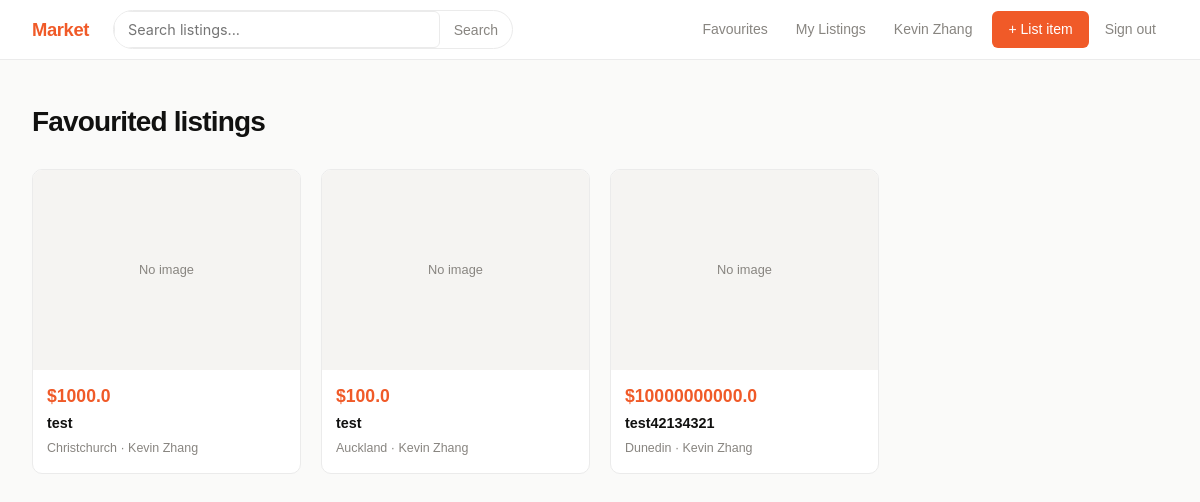
Page /favourites (signed in) on the committed database.
### app.py (models this page shows)
class User(UserMixin, db.Model):
    id = db.Column(db.Integer, primary_key=True)
    google_id = db.Column(db.String(128), unique=True, nullable=False)
    name = db.Column(db.String(128), nullable=False)
    email = db.Column(db.String(256), nullable=True)
    listings = db.relationship("Listing", backref="seller")
    favourites = db.relationship("Listing", secondary=favourites_table)

class Listing(db.Model):
    id = db.Column(db.Integer, primary_key=True)
    user_id = db.Column(db.Integer, db.ForeignKey("user.id"))
    title = db.Column(db.String(200), nullable=False)
    description = db.Column(db.Text, nullable=False)
    price = db.Column(db.Float, nullable=False)
    location = db.Column(db.String(200), nullable=False)
    image_filename = db.Column(db.String(256))

### app.py (the view)
@app.route('/favourites')
@login_required
def favourites():
    listings = current_user.favourites
    return render_template('favourites.html', listings=listings)

### app.py (called while the page is built)
@login_manager.user_loader
def load_user(user_id):
    return User.query.get(int(user_id))

### templates/favourites.html (shortened to what this page needs)
{% extends "base.html" %}
{% block content %}
<h1>Favourited listings</h1>
{% if listings %}
    <div class="listings-grid">
        {% for listing in listings %}
            <a href="{{ url_for('view_listing', listing_id=listing.id) }}" class="listing-card">
                <div class="listing-card-img">
                    {% if listing.image_filename %}
                        <img src="{{ url_for('static', filename='uploads/' ~ listing.image_filename) }}" alt="{{ listing.title }}">
                    {% else %}
                        <div class="listing-card-no-img">No image</div>
                    {% endif %}
                </div>
                <div class="listing-card-body">
                    <p class="listing-card-price">${{ listing.price }}</p>
                    <p class="listing-card-title">{{ listing.title }}</p>
                    <p class="listing-card-details">{{ listing.location }} · {{ listing.seller.name }}</p>
                </div>
            </a>
        {% endfor %}
    </div>
{% else %}
    <div class="empty">
        <h2>Nothing favourited yet</h2>
    </div>
{% endif %}
{% endblock %}

### templates/base.html (shortened to what this page needs)
<!DOCTYPE html>
<html lang="en">
<head>
    <link rel="stylesheet" href="{{ url_for('static', filename='style/base.css') }}">
</head>
<body>
<nav>
    <a href="{{ url_for('home') }}" class="nav-logo">Market</a>
    <form class="nav-search" method="GET" action="{{ url_for('home') }}">
        <input type="text" name="search" placeholder="Search listings..." value="{{ request.args.get('search', '') }}">
        <button type="submit">Search</button>
    </form>
    <div class="nav-links">
        {% if current_user.is_authenticated %}
            <a href="{{ url_for('favourites') }}" class="nav-link">Favourites</a>
            <a href="{{ url_for('my_listing') }}" class="nav-link">My Listings</a>
            <span class="nav-name">{{ current_user.name }}</span>
            <a href="{{ url_for('create_listing') }}" class="btn-nav">+ List item</a>
            <a href="{{ url_for('logout') }}" class="nav-link">Sign out</a>
        {% else %}
            <a href="{{ url_for('google_login') }}" class="btn-nav">Sign in</a>
        {% endif %}
    </div>
</nav>
<main>
    {% block content %}{% endblock %}
</main>
</body>
</html>

### static/style/base.css (style rules this page uses)
*, *::before, *::after { box-sizing: border-box; margin: 0; padding: 0; }
:root { --orange: #f05a28; --orange-dk: #d44a1a; --orange-lt: #fff4f0; --bg: #fafaf9; --surface: #ffffff; --border: #ebebeb; --text: #111110; --muted: #888580; --radius: 10px; --radius-sm: 6px; }
body { font-family: sans-serif; background: var(--bg); color: var(--text); min-height: 100vh; display: flex; flex-direction: column; line-height: 1.6; }
a { color: inherit; text-decoration: none; }
h1 { font-family: sans-serif; font-size: 1.75rem; font-weight: 800; letter-spacing: -.03em; margin-bottom: 24px; }
nav { background: var(--surface); border-bottom: 1px solid var(--border); padding: 0 32px; height: 60px; display: flex; align-items: center; gap: 24px; position: sticky; top: 0; z-index: 100; }
.nav-logo { font-family: 'Syne', sans-serif; font-weight: 800; font-size: 1.15rem; color: var(--orange); letter-spacing: -.02em; white-space: nowrap; }
.nav-search { flex: 1; max-width: 400px; display: flex; border: 1.5px solid var(--border); border-radius: 999px; overflow: hidden; transition: border-color .15s; }
.nav-search input { flex: 1; border: none; background: transparent; padding: 7px 16px; font-family: 'Inter', sans-serif; font-size: .875rem; color: var(--text); outline: none; }
.nav-search button { border: none; background: transparent; padding: 0 14px; cursor: pointer; color: var(--muted); font-size: .875rem; }
.nav-links { display: flex; align-items: center; gap: 4px; margin-left: auto; }
.nav-link { font-size: .875rem; font-weight: 500; color: var(--muted); padding: 6px 12px; border-radius: var(--radius-sm); transition: color .15s, background .15s; }
.nav-name { font-size: .875rem; font-weight: 500; color: var(--muted); padding: 6px 12px; }
.btn-nav { background: var(--orange); color: #fff; font-size: .875rem; font-weight: 500; padding: 7px 16px; border-radius: var(--radius-sm); transition: background .15s; margin-left: 4px; }
main { flex: 1; max-width: 1200px; width: 100%; margin: 0 auto; padding: 40px 32px; }
.listings-grid { display: grid; grid-template-columns: repeat(auto-fill, minmax(220px, 1fr)); gap: 20px; }
.listing-card { background: var(--surface); border: 1px solid var(--border); border-radius: var(--radius); overflow: hidden; transition: box-shadow .15s, transform .15s; display: block; color: inherit; }
.listing-card-img { aspect-ratio: 4/3; overflow: hidden; background: #f0ede8; }
.listing-card-no-img { aspect-ratio: 4/3; background: #f5f4f2; display: flex; align-items: center; justify-content: center; color: var(--muted); font-size: .8rem; }
.listing-card-body { padding: 12px 14px 14px; }
.listing-card-price { font-family: 'Syne', sans-serif; font-weight: 700; font-size: 1.1rem; color: var(--orange); margin-bottom: 2px; }
.listing-card-title { font-size: .9rem; font-weight: 600; margin-bottom: 4px; white-space: nowrap; overflow: hidden; text-overflow: ellipsis; }
.listing-card-details { font-size: .78rem; color: var(--muted); }
input[type="text"], input[type="number"], input[type="file"], textarea { border: 1.5px solid var(--border); border-radius: var(--radius-sm); padding: 9px 13px; font-family: 'Inter', sans-serif; font-size: .9rem; color: var(--text); background: var(--surface); outline: none; transition: border-color .15s; width: 100%; }

### rows in the picture
User: name "Kevin Zhang"
Listing: shows "No image", price "1000.0", title "test", location "Christchurch", seller.name "Kevin Zhang"
Listing: shows "No image", price "100.0", title "test", location "Auckland", seller.name "Kevin Zhang"
Listing: shows "No image", price "10000000000.0", title "test42134321", location "Dunedin", seller.name "Kevin Zhang"
